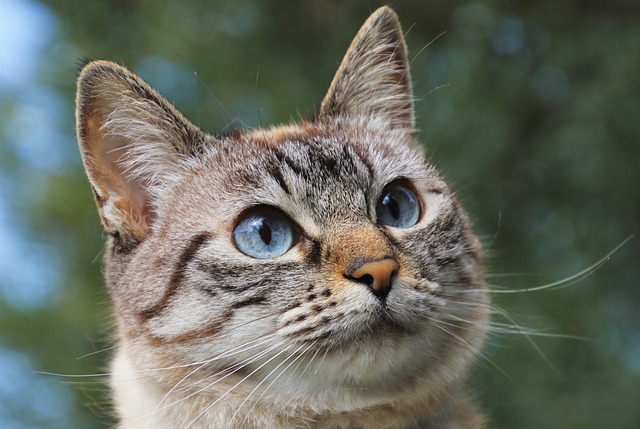
#> input picture images/cat.jpg, 640 x 429 px
$ python PCA.py
#> lines starting #> are read from the running program, lines starting #| are printed output that depends on the picture
import numpy as np
import cv2
from sklearn.decomposition import PCA
a = cv2.imread('images/cat.jpg')
#> a is the input picture: shape (429, 640, 3); mean B, G, R 96.4, 107.4, 103
k = int(a.shape[0]*0.05)
#> k = 21
r, g, b = cv2.split(a)
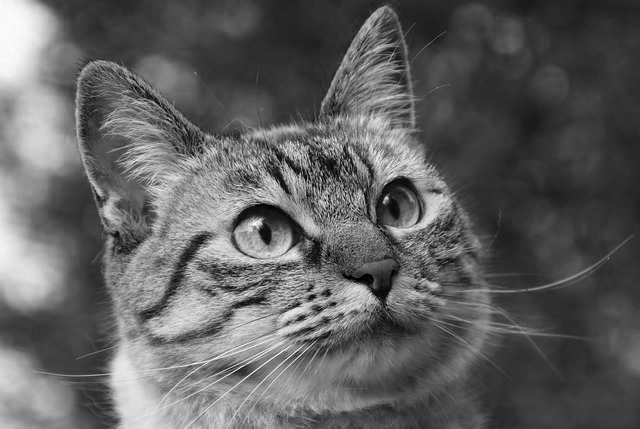
#> r: shape (429, 640); min 0, max 255, mean 96.4
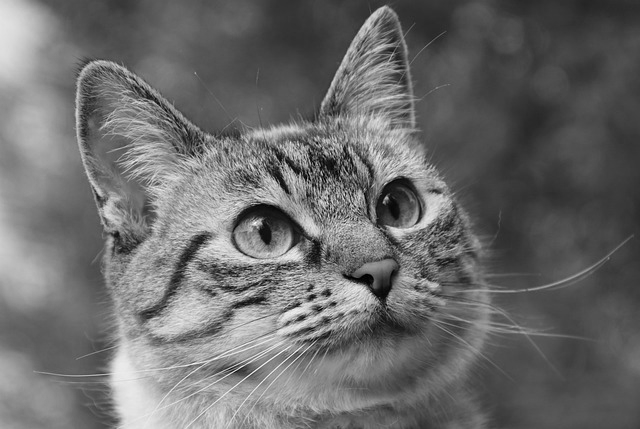
#> g: shape (429, 640); min 0, max 254, mean 107.4

pca = PCA(n_components=k)

r_reduced = pca.fit_transform(r)
r_inversed = pca.inverse_transform(r_reduced).astype(np.uint8)
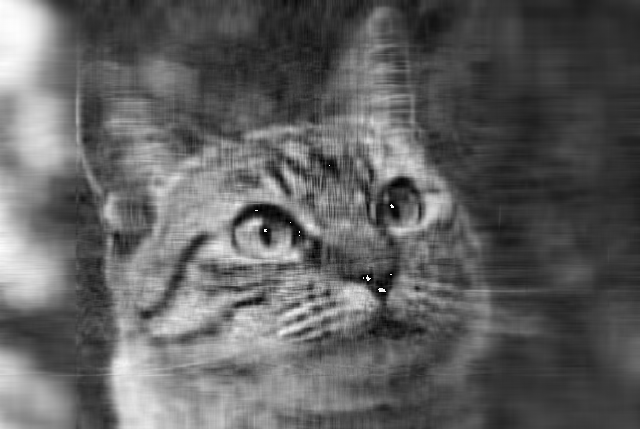
#> r_inversed: shape (429, 640); min 0, max 255, mean 96
g_reduced = pca.fit_transform(g)
g_inversed = pca.inverse_transform(g_reduced).astype(np.uint8)
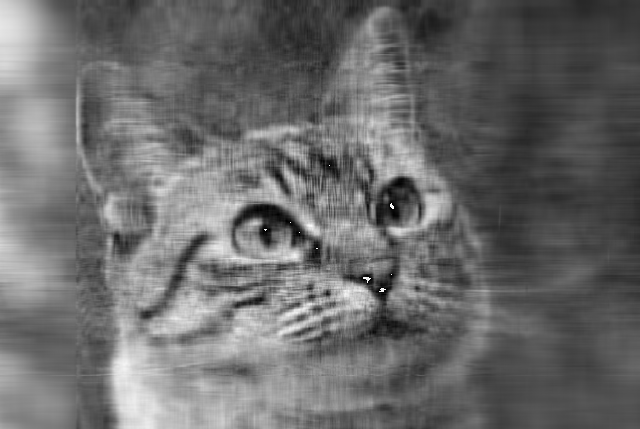
#> g_inversed: shape (429, 640); min 0, max 255, mean 106.9
b_reduced = pca.fit_transform(b)
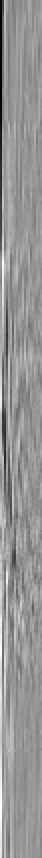
#> b_reduced: shape (429, 21) float64 (shown 2 times larger); min -1109.3, max 782.6, mean 0; drawn with min black and max white
b_inversed = pca.inverse_transform(b_reduced).astype(np.uint8)
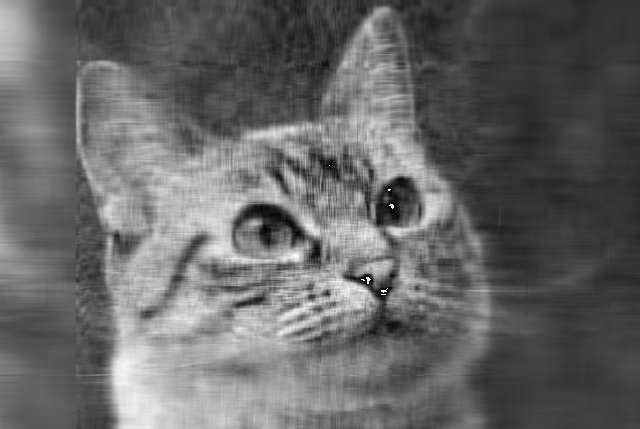
#> b_inversed: shape (429, 640); min 0, max 255, mean 102.6

result = cv2.merge((r_inversed, g_inversed, b_inversed))
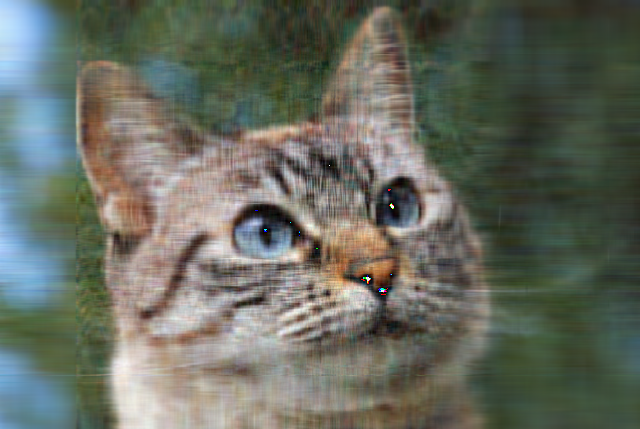
#> result: shape (429, 640, 3); mean B, G, R 96, 106.9, 102.6
cv2.imshow('orgininal', a)
cv2.imshow('result', result)
cv2.waitKey(0)
